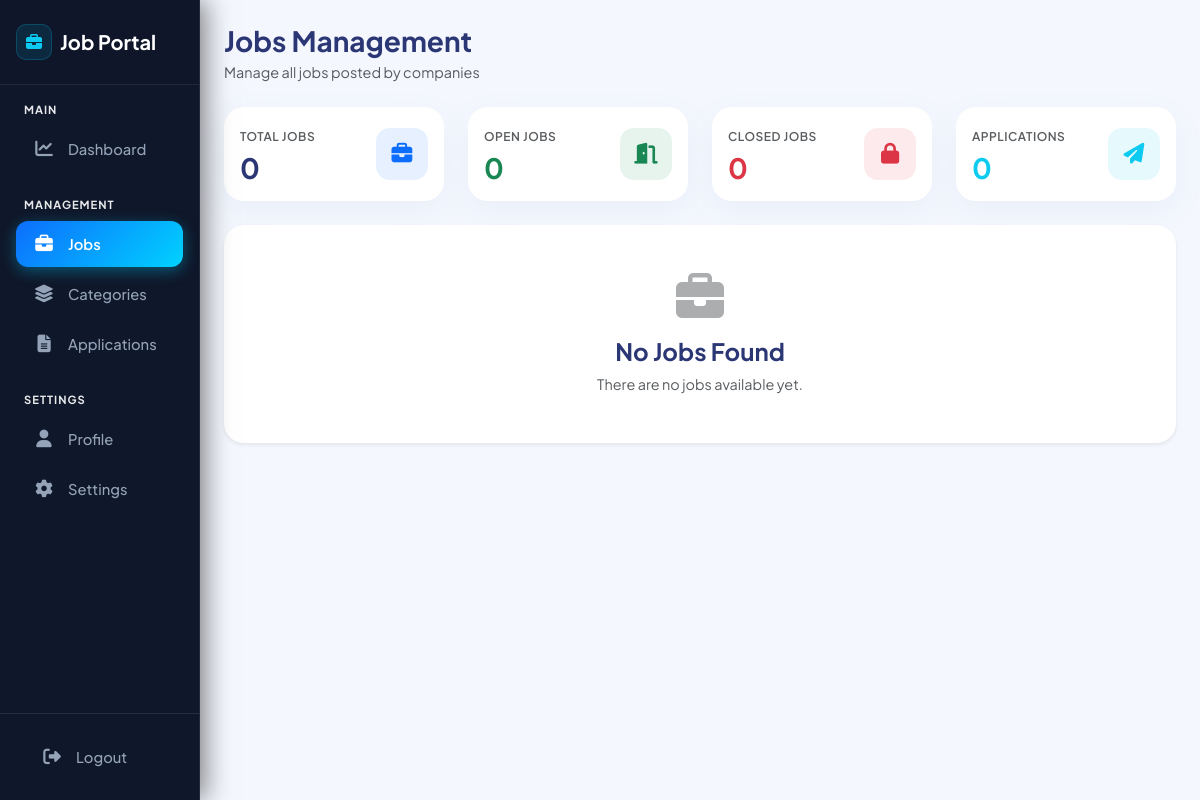
Page /admin/jobs.php on the earlier database version.
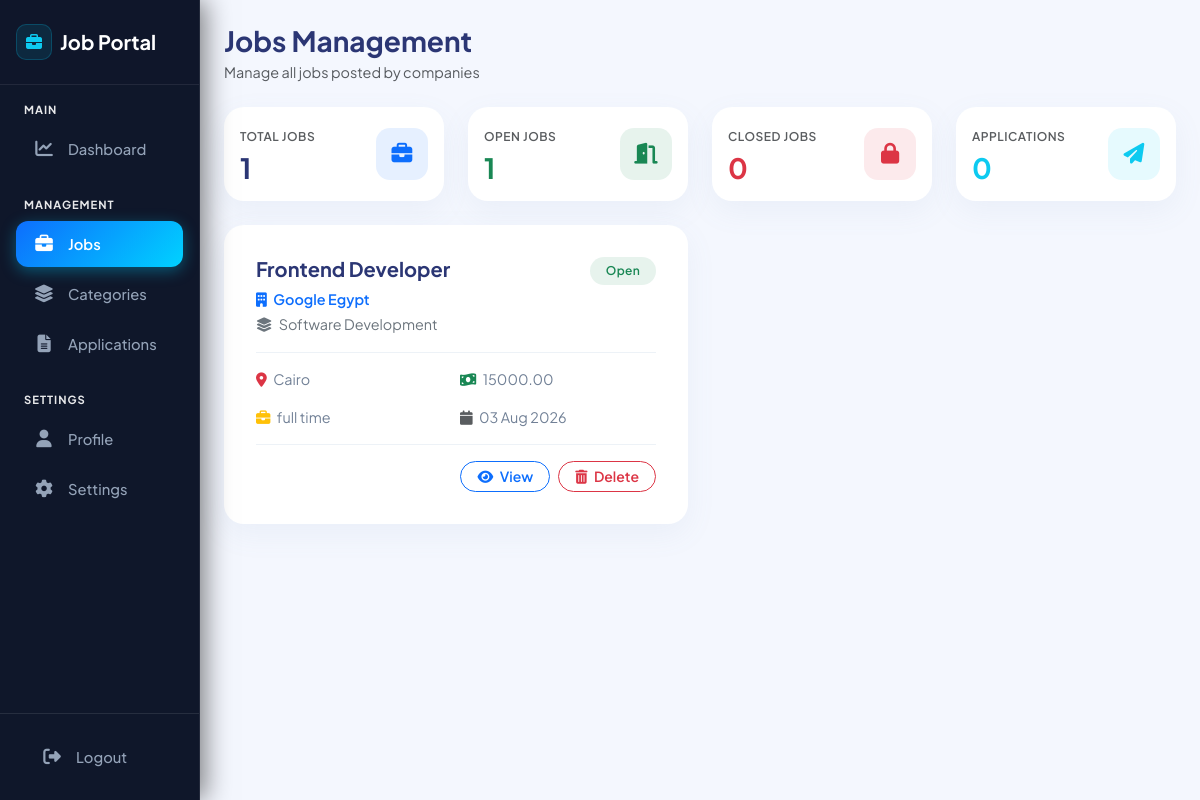
Same page on the later database version.
### tables this page shows
CREATE TABLE `jobs` (
  `id` int(11) NOT NULL,
  `company_id` int(11) NOT NULL,
  `category_id` int(11) NOT NULL,
  `title` varchar(150) NOT NULL,
  `description` text NOT NULL,
  `requirements` text DEFAULT NULL,
  `salary` decimal(10,2) DEFAULT NULL,
  `location` varchar(100) NOT NULL,
  `job_type` enum('full time','part time','remote,internship') NOT NULL,
  `experience` varchar(50) DEFAULT NULL,
  `deadline` date DEFAULT NULL,
  `status` enum('open','closed') NOT NULL DEFAULT 'open',
  `created_at` timestamp NOT NULL DEFAULT current_timestamp()
);

CREATE TABLE `companies` (
  `id` int(11) NOT NULL,
  `user_id` int(11) NOT NULL,
  `company_name` varchar(100) NOT NULL,
  `description` text DEFAULT NULL,
  `website` varchar(255) DEFAULT NULL,
  `location` varchar(100) DEFAULT NULL,
  `logo` varchar(255) DEFAULT NULL,
  `created_at` timestamp NOT NULL DEFAULT current_timestamp()
);

CREATE TABLE `categories` (
  `id` int(11) NOT NULL,
  `category_name` varchar(100) NOT NULL,
  `created_at` timestamp NOT NULL DEFAULT current_timestamp()
);

### admin/jobs.php (the view, shortened to what the changed rows need)
<?php
include "../includes/db.php";
$total_jobs = mysqli_fetch_assoc(mysqli_query($conn, "SELECT COUNT(*) AS total FROM jobs")) ?? ['total' => 0];
$open_jobs = mysqli_fetch_assoc(mysqli_query($conn, "SELECT COUNT(*) AS total FROM jobs WHERE status='open'")) ?? ['total' => 0];
$total_applications = mysqli_fetch_assoc(mysqli_query($conn, "SELECT COUNT(*) AS total FROM application")) ?? ['total' => 0];
$query = "
SELECT jobs.*,
companies.company_name,
categories.category_name
FROM jobs
LEFT JOIN companies
ON jobs.company_id = companies.id
LEFT JOIN categories
ON jobs.category_id = categories.id
ORDER BY jobs.id DESC
";
$result = mysqli_query($conn, $query);
?>
<!DOCTYPE html>
<html lang="en">
<head>
    <link href="https://cdn.jsdelivr.net/npm/bootstrap@5.3.0/dist/css/bootstrap.min.css" rel="stylesheet">
    <link rel="stylesheet" href="https://cdnjs.cloudflare.com/ajax/libs/font-awesome/6.4.0/css/all.min.css">
    <link rel="stylesheet" href="../assets/css/users.css?v=<?php echo time(); ?>">
</head>
<body>
<div class="container-fluid p-0">
    <div class="row g-0">
        <div class="col-md-10 p-4">
            <div class="row g-4 mb-4">
                <div class="col-md-3">
                    <div class="card stat-card p-3">
                        <div class="d-flex justify-content-between align-items-center">
                            <div>
                                <span class="text-muted small fw-semibold text-uppercase" style="font-size: 0.75rem; letter-spacing: 0.5px;">Total Jobs</span>
                                <h3 class="fw-bold mt-1 mb-0" style="color: #2b3674;"><?= $total_jobs['total']; ?></h3>
                            </div>
                        </div>
                    </div>
                </div>
                <div class="col-md-3">
                    <div class="card stat-card p-3">
                        <div class="d-flex justify-content-between align-items-center">
                            <div>
                                <span class="text-muted small fw-semibold text-uppercase" style="font-size: 0.75rem; letter-spacing: 0.5px;">Open Jobs</span>
                                <h3 class="fw-bold mt-1 mb-0 text-success"><?= $open_jobs['total']; ?></h3>
                            </div>
                        </div>
                    </div>
                </div>
            </div>
            <div class="row g-4">
                <?php
                if ($result && mysqli_num_rows($result) > 0) {
                    while ($job = mysqli_fetch_assoc($result)) {
                ?>
                <div class="col-lg-6">
                    <div class="card job-card h-100 p-3">
                        <div class="card-body">
                            <div class="d-flex justify-content-between align-items-start mb-2">
                                <div>
                                    <h5 class="fw-bold mb-2" style="color: #2b3674;"><?= htmlspecialchars($job['title']); ?></h5>
                                    <p class="mb-1 fw-semibold text-primary">
                                        <i class="fas fa-building me-1"></i> <?= htmlspecialchars($job['company_name'] ?? 'N/A'); ?>
                                    </p>
                                    <p class="mb-0 text-secondary">
                                        <i class="fas fa-layer-group me-1"></i> <?= htmlspecialchars($job['category_name'] ?? 'N/A'); ?>
                                    </p>
                                </div>
                                <div>
                                    <?php if (strtolower($job['status']) == "open"): ?>
                                        <span class="badge bg-success bg-opacity-10 text-success px-3 py-2 rounded-pill">Open</span>
                                    <?php else: ?>
                                        <span class="badge bg-danger bg-opacity-10 text-danger px-3 py-2 rounded-pill">Closed</span>
                                    <?php endif; ?>
                                </div>
                            </div>
                            <hr>
                            <div class="row g-2">
                                <div class="col-6">
                                    <p class="mb-2">
                                        <i class="fas fa-map-marker-alt text-danger me-1"></i> <?= htmlspecialchars($job['location'] ?? 'N/A'); ?>
                                    </p>
                                </div>
                                <div class="col-6">
                                    <p class="mb-2">
                                        <i class="fas fa-money-bill-wave text-success me-1"></i> <?= htmlspecialchars($job['salary'] ?? 'N/A'); ?>
                                    </p>
                                </div>
                                <div class="col-6">
                                    <p class="mb-0">
                                        <i class="fas fa-briefcase text-warning me-1"></i> <?= htmlspecialchars($job['job_type'] ?? 'N/A'); ?>
                                    </p>
                                </div>
                                <div class="col-6">
                                    <p class="mb-0">
                                        <i class="fas fa-calendar text-muted me-1"></i> <?= date("d M Y", strtotime($job['created_at'])); ?>
                                    </p>
                                </div>
                            </div>
                            <hr>
                            <div class="d-flex justify-content-end gap-2">
                                <button type="button" class="btn btn-sm btn-outline-primary rounded-pill px-3 fw-semibold" data-bs-toggle="modal" data-bs-target="#jobModal<?= $job['id']; ?>">
                                    <i class="fas fa-eye me-1"></i> View
                                </button>
                                <a href="jobs.php?delete=<?= $job['id']; ?>" class="btn btn-sm btn-outline-danger rounded-pill px-3 fw-semibold" onclick="return confirm('Delete this Job?');">
                                    <i class="fas fa-trash-can me-1"></i> Delete
                                </a>
                            </div>
                        </div>
                    </div>
                </div>
                <?php
                    }
                } else {
                ?>
                <div class="col-12">
                    <div class="card border-0 shadow-sm" style="border-radius: 20px;">
                        <div class="card-body text-center py-5">
                            <i class="fas fa-briefcase fa-3x text-muted mb-3 opacity-50"></i>
                            <h4 class="fw-bold" style="color: #2b3674;">No Jobs Found</h4>
                            <p class="text-muted mb-0">There are no jobs available yet.</p>
                        </div>
                    </div>
                </div>
                <?php } ?>
            </div>
        </div>
    </div>
</div>
</body>
</html>

Differences in the rows shown:
added jobs: title "Frontend Developer", company.company_name "Google Egypt", category.category_name "Software Development", status "Open", location "Cairo", salary "15000.00", job_type "full time", created_at "03 Aug 2026"
Other differences:
$total_jobs['total']: "0" → "1"
$open_jobs['total']: "0" → "1"
text no longer shown: "No Jobs Found There are no jobs available yet."
